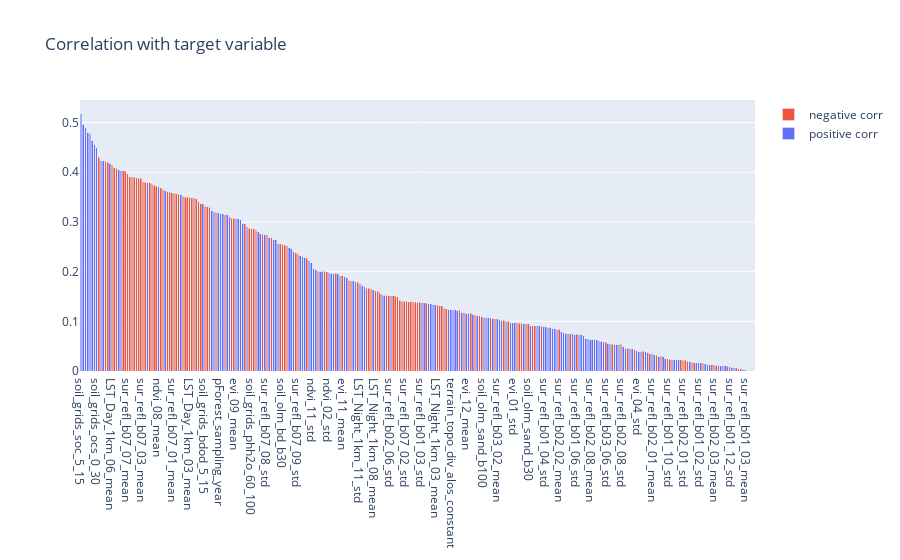

The cell this chart's notebook holds for it:
### Code cell
target_corr = correlation[[target]].copy().drop(target)
target_corr['abs_correlation'] = target_corr[target].abs()
target_corr = target_corr.sort_values('abs_correlation', ascending=False)

fig = go.Figure(data=[
    go.Bar(
        x=target_corr.index,
        y=target_corr[target].clip(0),
        name='positive corr'
    ),
    go.Bar(
        x=target_corr.index,
        y=(-target_corr[target]).clip(0),
        name='negative corr'
    )
])
fig.update_layout(title='Correlation with target variable', barmode='stack')
fig.write_html(str(output_folder / 'target_corr.html'), include_plotlyjs=False, full_html=False)
fig.show()

target_corr.head(10)

### Figure 1 — Plotly figure (JSON) as saved in the notebook; plotly's stock layout.template omitted (floating-point values rounded to 4 significant figures; data arrays with more than 128 entries replaced by an {"elided": "..."} marker saying what was removed)
{"data": [{"name": "positive corr", "type": "bar", "x": {"elided": "305 str values"}, "y": {"elided": "305 float values"}}, {"name": "negative corr", "type": "bar", "x": {"elided": "305 str values"}, "y": {"elided": "305 float values"}}], "layout": {"barmode": "stack", "title": {"text": "Correlation with target variable"}}}
